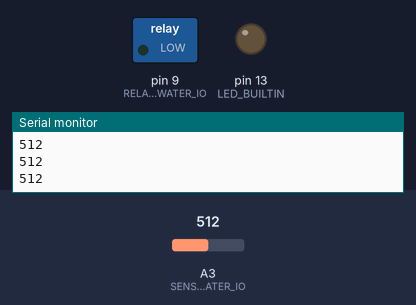
The sketch below on a simulated Arduino Nano, built with avr-gcc and run on an emulated ATmega328P. Parts: switched loads named in the sketch (green lamp = pin HIGH), output pins drawn as LEDs (lit = HIGH), the last lines printed to the serial monitor. Dashed ring = blinking. The inputs (shaded band) are chosen by the test bench; at power-on: A3 (SENSOR_WATER_IO) = 512.

Above: at 1.2 s.
1.3 s: A3 (SENSOR_WATER_IO) set to 793
2.8 s: A3 (SENSOR_WATER_IO) set to 811
At 4.1 s:
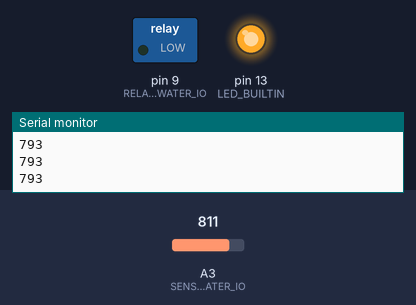
5.8 s: A3 (SENSOR_WATER_IO) set to 790
At 7.0 s:
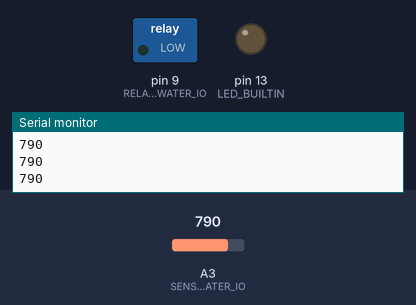
7.3 s: A3 (SENSOR_WATER_IO) set to 810
At 7.7 s:
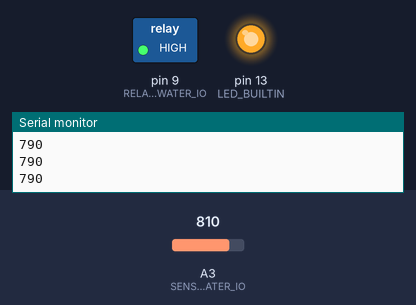
Timing chart, 0 to 11.3 s (numbered marks = the images above; inputs shaded):
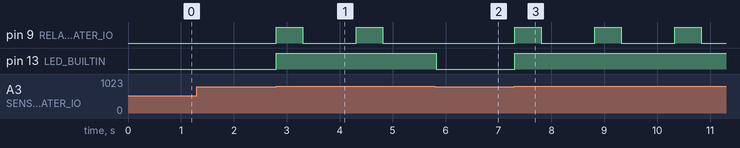

Measured:
- the behaviour switches between 800 and 801 on A3 (SENSOR_WATER_IO) (found by bisection; images 0 and 1)
- after the input at 2.8 s, pin 9 (RELAY_VALVE_WATER_IO): alternates HIGH for 0.50 s and LOW for 1.0 s, starting at once; pin 13 (LED_BUILTIN): LOW → HIGH at once
- after the input at 5.8 s, pin 9 (RELAY_VALVE_WATER_IO): stays LOW (without the input it goes to HIGH after 0.03 s); pin 13 (LED_BUILTIN): HIGH → LOW at once
- after the input at 7.3 s, pin 9 (RELAY_VALVE_WATER_IO): alternates HIGH for 0.50 s and LOW for 1.0 s, starting at once; pin 13 (LED_BUILTIN): LOW → HIGH at once

The sketch:

test_water_level.ino
```cpp
#include "const.h"
#include "basic_routine.h"
#define TEST

void setup() {
  // Configure pin modes
  pinMode(SENSOR_WATER_IO, INPUT_PULLUP);          // Water level sensor
  pinMode(RELAY_VALVE_WATER_IO, OUTPUT);                 // Water valve control
  pinMode(LED_BUILTIN, OUTPUT);
  Serial.begin(BAUDRATE);                          // Start serial communication
  Serial.println("init");
}

void loop() {

  // Wait until the water tank is full
  while(check_water_level() == NO_DETECTION){
    digitalWrite(LED_BUILTIN, HIGH);
    FILL_WATER();
    #ifdef TEST
      Serial.println(analogRead(SENSOR_WATER_IO));
      delay(10);
    #endif
  }
   digitalWrite(LED_BUILTIN, LOW);

  #ifdef TEST
  if(check_water_level() == !NO_DETECTION){
    Serial.println(analogRead(SENSOR_WATER_IO));
    delay(10);
  }
  #endif

}
```

basic_routine.h
```cpp
#ifndef basic_routine
#define basic_routine
#include "const.h"
//#include <MovingAverage.h>  // see https://github.com/careyi3/MovingAverage
//MovingAverage filter(MOVING_AVG_LENGTH);  // define/use the movinge average object


bool check_water_level(){
  if (analogRead(SENSOR_WATER_IO) > 800){
    return false;
  }
  return true;
}


void FILL_WATER(){

  digitalWrite(RELAY_VALVE_WATER_IO, HIGH);
  delay(DELAY_FILL_WATER);
  digitalWrite(RELAY_VALVE_WATER_IO, LOW);
  delay(DELAY_AFTER_FILL_WATER);
}


#endif
```

const.h
```cpp
#ifndef const
#define const
#include <Arduino.h>

/*
*==========Arduino Nano pinout======
 *                      _______
 *                 TXD-|       |-Vin
 *                 RXD-|       |-Gnd
 *                 RST-|       |-RST
 *                 GND-|       |-+5V
 * ignition button  D2-|       |-A7  current input pot(not used)
 *                  D3-|       |-A6  input pot (not used)
 *     SPARK output D4-|       |-A5
 *  RELAY_VALVE_IO  D5-|       |-A4
 *RELAY_TURN_ON_OFF D6-|       |-A3
 *          FAN_IO  D7-|       |-A2   SENSOR_FIRE_IO
 *  LED_ACTIVATION  D8-|       |-A1   SENSOR_WATER_IO
 *                  D9-|       |-A0   Current sensor ACS712T-05
 *                 D10-|       |-Ref
 *                 D11-|       |-3.3V
 *         Buzzer  D12-|       |-D13
 *                      --USB--
 */
#define BAUDRATE (115200)
////////////  I/O   ////////////
//#define CURRENT_INPUT_IO A7 // simulation potentiometer
#define SENSOR_WATER_IO A3
#define RELAY_VALVE_WATER_IO 9


//////////// WATER ///////////
const int16_t DELAY_FILL_WATER = 500;
const int16_t DELAY_AFTER_FILL_WATER = 1000;
const bool NO_DETECTION = false;


#endif
```
